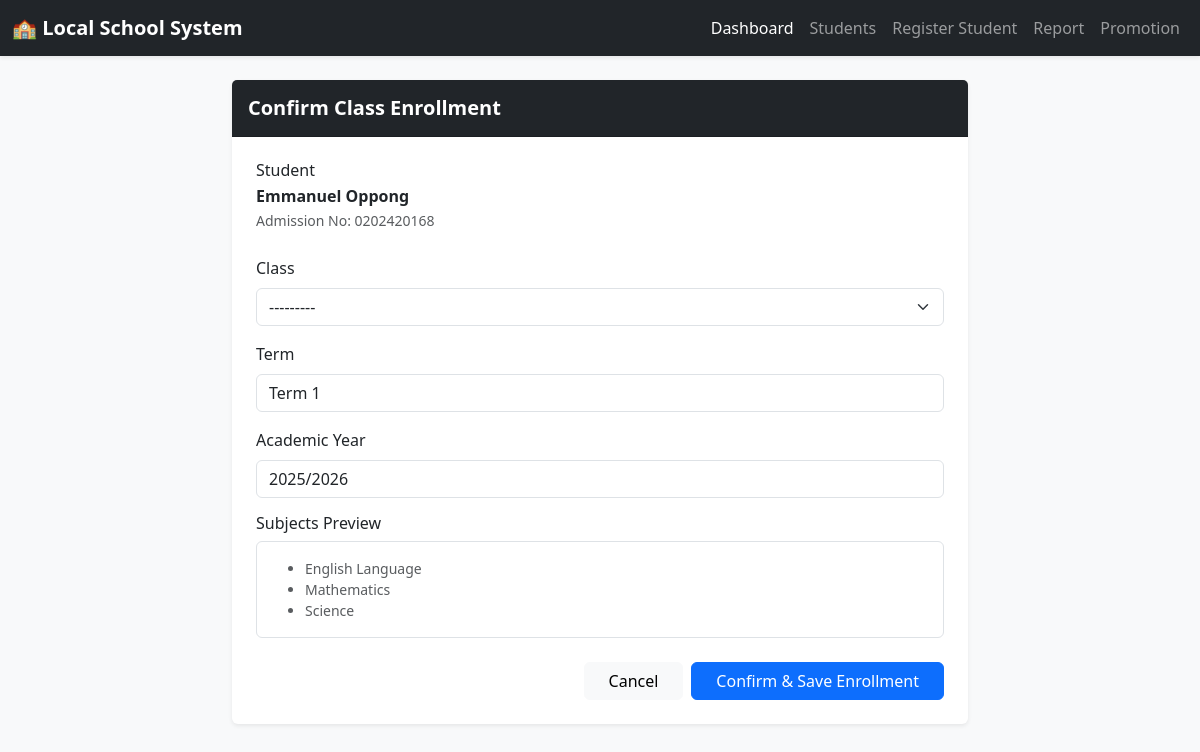
The app's page /students/enroll/1/ with its own data.
### sis/models.py (models this page shows, shortened)
class Student(models.Model):
    GENDER_CHOICES = [('Male', 'Male'), ('Female', 'Female')]
    STATUS_CHOICES = [('Day', 'Day'), ('Boarder', 'Boarder')]
    LIVING_WITH_CHOICES = [('Mother', 'Mother'), ('Father', 'Father'), ('Both', 'Both')]
    admission_number = models.CharField(max_length=50, unique=True)
    first_name = models.CharField(max_length=100)
    last_name = models.CharField(max_length=100)
    dob = models.DateField(verbose_name='Date of Birth')
    date_of_admission = models.DateField(default=date.today)
    gender = models.CharField(max_length=10, choices=GENDER_CHOICES)
    status = models.CharField(max_length=10, choices=STATUS_CHOICES)
    living_with = models.CharField(max_length=10, choices=LIVING_WITH_CHOICES, default='Both')
    previous_school_attended = models.CharField(max_length=255, default='N/A')
    father = models.ForeignKey(Parent, on_delete=models.SET_NULL, null=True, blank=True, related_name='father_of')
    mother = models.ForeignKey(Parent, on_delete=models.SET_NULL, null=True, blank=True, related_name='mother_of')

class Subject(models.Model):
    subject_name = models.CharField(max_length=100, unique =True)

### sis/views.py (the view)
# urls.py: path('students/enroll/<int:student_id>/', enroll_student_view, name='enroll_student'),
def enroll_student_view(request, student_id):
    student = Student.objects.filter(pk=student_id).first()
    if not student:
        messages.error(request, 'Student not found.')
        return redirect('student_list')
    if request.method == 'POST':
        form = EnrollmentForm(request.POST)
        if form.is_valid():
            enrollment = form.save(commit=False)
            enrollment.student = student
            enrollment.save()
            messages.success(request, f"Student {student.first_name} {student.last_name} successfully enrolled in {enrollment.classroom}!")
            return redirect('student_list')
    else:
        form = EnrollmentForm()
    subjects = Subject.objects.all().order_by('subject_name')
    return render(request, 'sis/enroll_student.html', {
        'student': student,
        'form': form,
        'subjects': subjects,
        'classrooms': ClassRoom.objects.all(),
    })

### sis/forms.py
class EnrollmentForm(forms.ModelForm):
    class Meta:
        model = Enrollment
        fields = ['classroom', 'term', 'academic_year']
        widgets = {
            'classroom': forms.Select(attrs={'class': 'form-select'}),
            'term': forms.TextInput(attrs={'class': 'form-control'}),
            'academic_year': forms.TextInput(attrs={'class': 'form-control'}),
        }

### sis/models.py (called while the page is built)
    def __str__(self):
        return self.class_name

### sis/templates/sis/enroll_student.html (shortened to what this page needs)
{% extends 'sis/base.html' %}
{% block content %}
<div class="row justify-content-center">
    <div class="col-lg-8">
        <div class="card shadow-sm border-0">
            <div class="card-header bg-dark text-white py-3">
                <h5 class="mb-0 fw-bold">Confirm Class Enrollment</h5>
            </div>
            <div class="card-body p-4">
                <div class="mb-4">
                    <h6 class="mb-1">Student</h6>
                    <p class="mb-0 fw-semibold">{{ student.first_name }} {{ student.last_name }}</p>
                    <small class="text-muted">Admission No: {{ student.admission_number }}</small>
                </div>
                <form method="POST">
                    <div class="mb-3">
                        <label class="form-label">Class</label>
                        {{ form.classroom }}
                    </div>
                    <div class="mb-3">
                        <label class="form-label">Term</label>
                        {{ form.term }}
                    </div>
                    <div class="mb-3">
                        <label class="form-label">Academic Year</label>
                        {{ form.academic_year }}
                    </div>
                    <div class="mb-4">
                        <h6 class="mb-2">Subjects Preview</h6>
                        <div id="subjects-preview" class="border rounded p-3 small text-muted">
                            <ul class="mb-0">
                                {% for subj in subjects %}
                                <li>{{ subj.subject_name }}</li>
                                {% empty %}
                                <li>No subjects defined yet.</li>
                                {% endfor %}
                            </ul>
                        </div>
                    </div>
                    <div class="d-flex justify-content-end gap-2">
                        <a href="{% url 'student_list' %}" class="btn btn-light px-4">Cancel</a>
                        <button type="submit" class="btn btn-primary px-4">Confirm & Save Enrollment</button>
                    </div>
                </form>
            </div>
        </div>
    </div>
</div>
{% endblock %}

### records on screen
Student: first_name "Emmanuel", last_name "Oppong", admission_number "0202420168"
Subject: subject_name "English Language"
Subject: subject_name "Mathematics"
Subject: subject_name "Science"
